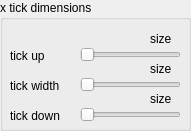
    <widget class="QGroupBox" name="groupBox_4">
     <property name="geometry">
      <rect>
       <x>130</x>
       <y>190</y>
       <width>191</width>
       <height>131</height>
      </rect>
     </property>
     <property name="title">
      <string>x tick dimensions</string>
     </property>
     <widget class="QSlider" name="axe_hslider_x_tick_down">
      <property name="geometry">
       <rect>
        <x>80</x>
        <y>100</y>
        <width>101</width>
        <height>29</height>
       </rect>
      </property>
      <property name="orientation">
       <enum>Qt::Horizontal</enum>
      </property>
     </widget>
     <widget class="QSlider" name="axe_hslider_x_tick_up">
      <property name="geometry">
       <rect>
        <x>80</x>
        <y>40</y>
        <width>101</width>
        <height>29</height>
       </rect>
      </property>
      <property name="orientation">
       <enum>Qt::Horizontal</enum>
      </property>
     </widget>
     <widget class="QLabel" name="axe_label_x_tick_up">
      <property name="geometry">
       <rect>
        <x>150</x>
        <y>30</y>
        <width>31</width>
        <height>17</height>
       </rect>
      </property>
      <property name="text">
       <string>size</string>
      </property>
     </widget>
     <widget class="QLabel" name="axe_label_x_tick_down">
      <property name="geometry">
       <rect>
        <x>150</x>
        <y>90</y>
        <width>31</width>
        <height>17</height>
       </rect>
      </property>
      <property name="text">
       <string>size</string>
      </property>
     </widget>
     <widget class="QSlider" name="axe_hslider_x_tick_width">
      <property name="geometry">
       <rect>
        <x>80</x>
        <y>70</y>
        <width>101</width>
        <height>29</height>
       </rect>
      </property>
      <property name="orientation">
       <enum>Qt::Horizontal</enum>
      </property>
     </widget>
     <widget class="QLabel" name="axe_label_x_tick_width">
      <property name="geometry">
       <rect>
        <x>150</x>
        <y>60</y>
        <width>31</width>
        <height>17</height>
       </rect>
      </property>
      <property name="text">
       <string>size</string>
      </property>
     </widget>
     <widget class="QLabel" name="label_172">
      <property name="geometry">
       <rect>
        <x>10</x>
        <y>40</y>
        <width>71</width>
        <height>31</height>
       </rect>
      </property>
      <property name="text">
       <string>tick up</string>
      </property>
     </widget>
     <widget class="QLabel" name="label_174">
      <property name="geometry">
       <rect>
        <x>10</x>
        <y>100</y>
        <width>71</width>
        <height>31</height>
       </rect>
      </property>
      <property name="text">
       <string>tick down</string>
      </property>
     </widget>
     <widget class="QLabel" name="label_169">
      <property name="geometry">
       <rect>
        <x>10</x>
        <y>70</y>
        <width>71</width>
        <height>31</height>
       </rect>
      </property>
      <property name="text">
       <string>tick width</string>
      </property>
     </widget>
    </widget>
